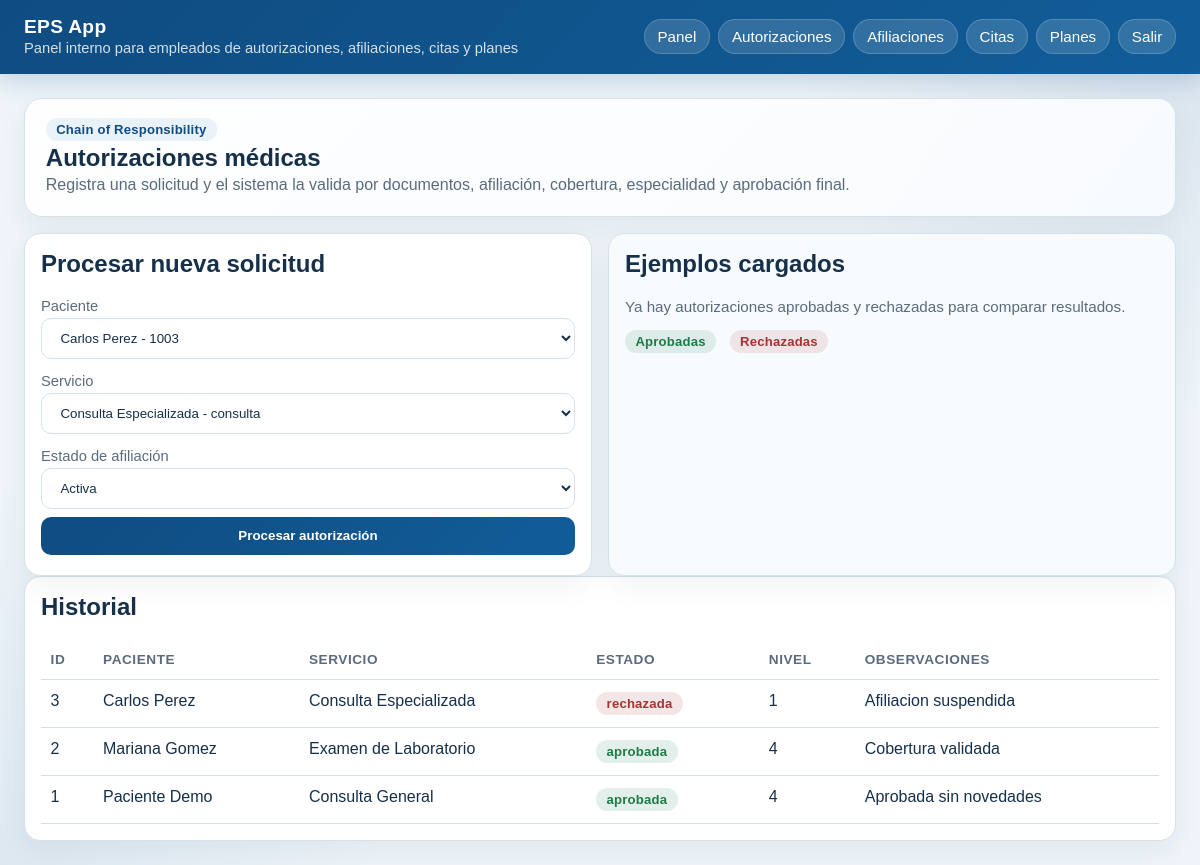
Before: /autorizaciones/ (signed in) with the older database file.
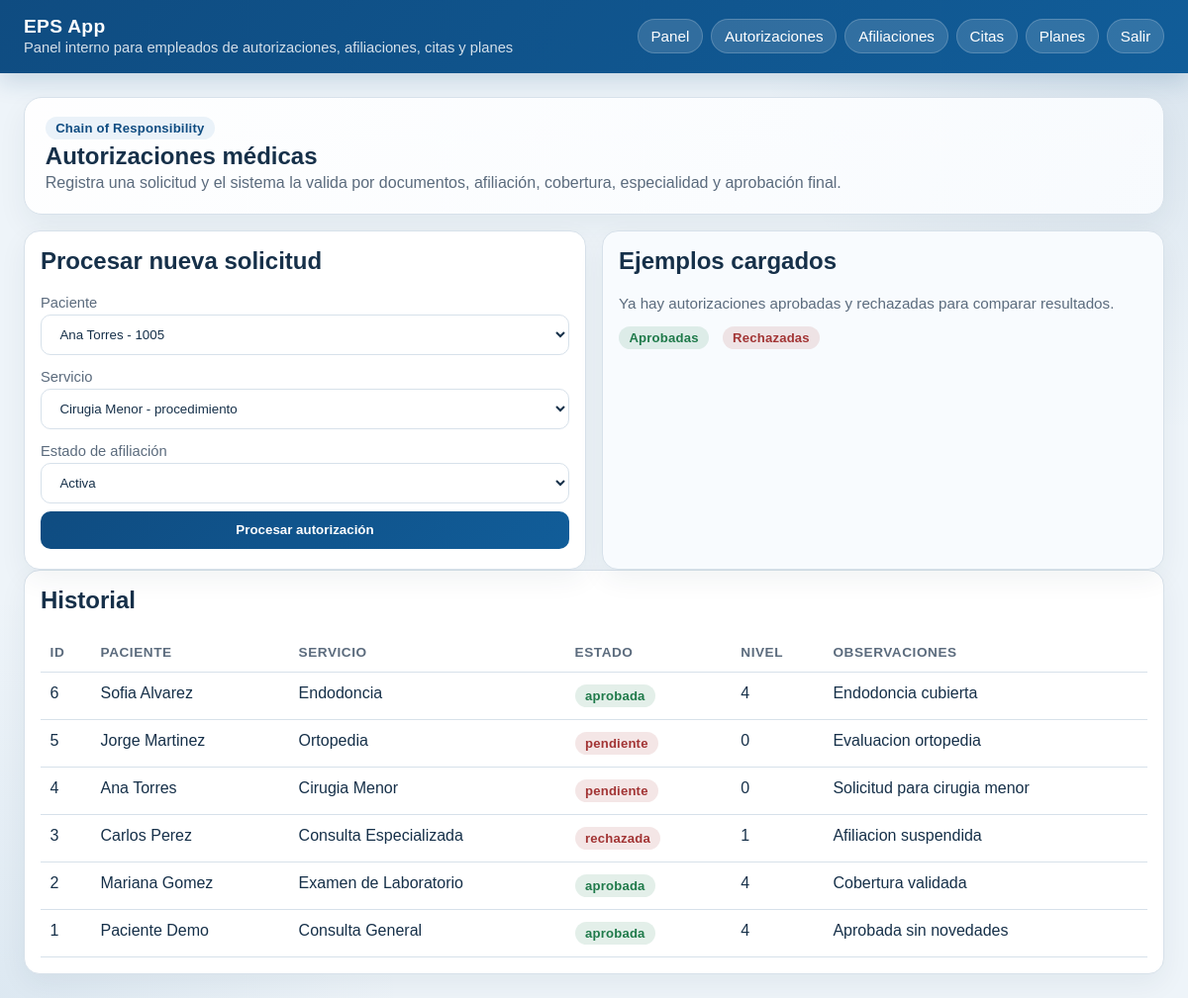
After: the same page with the newer database file.
### tables this page shows
CREATE TABLE autorizaciones (
            id INTEGER PRIMARY KEY AUTOINCREMENT,
            paciente_id INTEGER NOT NULL,
            servicio_id INTEGER NOT NULL,
            estado TEXT NOT NULL,
            nivel_aprobacion INTEGER NOT NULL DEFAULT 0,
            fecha_solicitud TEXT NOT NULL,
            observaciones TEXT,
            FOREIGN KEY(paciente_id) REFERENCES pacientes(id),
            FOREIGN KEY(servicio_id) REFERENCES servicios(id)
        );

CREATE TABLE pacientes (
            id INTEGER PRIMARY KEY AUTOINCREMENT,
            nombre TEXT NOT NULL,
            documento TEXT UNIQUE NOT NULL,
            direccion TEXT,
            telefono TEXT,
            email TEXT,
            estado_afiliacion TEXT NOT NULL DEFAULT 'pendiente',
            plan_id INTEGER,
            FOREIGN KEY(plan_id) REFERENCES planes(id)
        );

CREATE TABLE servicios (
            id INTEGER PRIMARY KEY AUTOINCREMENT,
            nombre TEXT NOT NULL,
            tipo_servicio TEXT NOT NULL,
            tarifa_base REAL NOT NULL,
            requiere_especialidad TEXT,
            nivel_complejidad INTEGER NOT NULL DEFAULT 1
        );

### presentation/controllers/authorization_controller.py (the view)
@authorization_bp.route("/")
@login_required
@role_required("admin", "medico")
def index():
    authorizations = authorization_service.list_authorizations()
    return render_template(
        "autorizaciones/index.html",
        authorizations=authorizations,
        patients=authorization_service.list_patients(),
        services=authorization_service.list_services(),
    )

### business/services/authorization_service.py (called while the page is built)
    def list_authorizations(self):
        return self.authorization_dao.list_all()

    def list_patients(self):
        connection = get_connection()
        return connection.execute("SELECT id, nombre, documento FROM pacientes ORDER BY nombre").fetchall()

    def list_services(self):
        connection = get_connection()
        return connection.execute("SELECT id, nombre, tipo_servicio FROM servicios ORDER BY nombre").fetchall()

### data/daos/authorization_dao.py (called while the page is built)
    def list_all(self):
        connection = get_connection()
        return connection.execute(
            """
            SELECT a.*, p.nombre AS paciente_nombre, s.nombre AS servicio_nombre
            FROM autorizaciones a
            JOIN pacientes p ON p.id = a.paciente_id
            JOIN servicios s ON s.id = a.servicio_id
            ORDER BY a.id DESC
            """
        ).fetchall()

### data/database.py (called while the page is built)
def get_connection():
    if "db" not in g:
        database_path = Path(current_app.config["DATABASE"])
        connection = sqlite3.connect(database_path)
        connection.row_factory = sqlite3.Row
        g.db = connection
    return g.db

def close_connection(_error=None):
    connection = g.pop("db", None)
    if connection is not None:
        connection.close()

### presentation/controllers/auth_controller.py (called while the page is built)
def login_required(view):
    @wraps(view)
    def wrapped(*args, **kwargs):
        if "user_id" not in session:
            return redirect(url_for("auth.login"))
        return view(*args, **kwargs)
    return wrapped

def role_required(*allowed_roles):
    def decorator(view):
        @wraps(view)
        def wrapped(*args, **kwargs):
            if session.get("rol") not in allowed_roles:
                return redirect(url_for("auth.dashboard"))
            return view(*args, **kwargs)
        return wrapped
    return decorator

### presentation/templates/autorizaciones/index.html (shortened to what this page needs)
{% extends 'base.html' %}
{% block content %}
<section class="hero">
  <div class="badge">Chain of Responsibility</div>
  <h1>Autorizaciones médicas</h1>
  <p>Registra una solicitud y el sistema la valida por documentos, afiliación, cobertura, especialidad y aprobación final.</p>
</section>
<section class="grid two">
  <article class="card">
    <h2>Procesar nueva solicitud</h2>
    <form method="post" action="{{ url_for('authorization.procesar') }}">
      <label for="paciente_id">Paciente</label>
      <select id="paciente_id" name="paciente_id">
        {% for patient in patients %}
          <option value="{{ patient['id'] }}">{{ patient['nombre'] }} - {{ patient['documento'] }}</option>
        {% endfor %}
      </select>
      <label for="servicio_id">Servicio</label>
      <select id="servicio_id" name="servicio_id">
        {% for service in services %}
          <option value="{{ service['id'] }}">{{ service['nombre'] }} - {{ service['tipo_servicio'] }}</option>
        {% endfor %}
      </select>
      <label for="afiliacion_estado">Estado de afiliación</label>
      <select id="afiliacion_estado" name="afiliacion_estado">
        <option value="activa">Activa</option>
      </select>
      <button type="submit">Procesar autorización</button>
    </form>
  </article>
  <article class="card soft">
    <h2>Ejemplos cargados</h2>
    <p class="meta">Ya hay autorizaciones aprobadas y rechazadas para comparar resultados.</p>
    <div class="actions">
      <span class="badge success">Aprobadas</span>
      <span class="badge danger">Rechazadas</span>
    </div>
  </article>
</section>
<section class="card">
  <h2>Historial</h2>
  {% if authorizations %}
  <table>
    <thead>
      <tr>
        <th>ID</th>
        <th>Paciente</th>
        <th>Servicio</th>
        <th>Estado</th>
        <th>Nivel</th>
        <th>Observaciones</th>
      </tr>
    </thead>
    <tbody>
      {% for item in authorizations %}
      <tr>
        <td>{{ item['id'] }}</td>
        <td>{{ item['paciente_nombre'] }}</td>
        <td>{{ item['servicio_nombre'] }}</td>
        <td><span class="badge {% if item['estado'] == 'aprobada' %}success{% else %}danger{% endif %}">{{ item['estado'] }}</span></td>
        <td>{{ item['nivel_aprobacion'] }}</td>
        <td>{{ item['observaciones'] }}</td>
      </tr>
      {% endfor %}
    </tbody>
  </table>
  {% else %}
    <p class="empty">No hay autorizaciones registradas todavía.</p>
  {% endif %}
</section>
{% endblock %}

### presentation/templates/base.html (shortened to what this page needs)
<!doctype html>
<html lang="es">
<head>
</head>
<body>
  <header>
    <div class="header-row">
      <div class="brand">
        <strong>EPS App</strong>
        <span>Panel interno para empleados de autorizaciones, afiliaciones, citas y planes</span>
      </div>
      <nav>
        <a href="/dashboard">Panel</a>
        <a href="/autorizaciones/">Autorizaciones</a>
        <a href="/afiliaciones/">Afiliaciones</a>
        <a href="/citas/">Citas</a>
        <a href="/planes/">Planes</a>
        <a href="/logout">Salir</a>
      </nav>
    </div>
  </header>
  <main>
    {% block content %}{% endblock %}
  </main>
</body>
</html>

### presentation/templates/base.html (style rules this page uses)
:root { --bg: #eef4f9; --panel: #ffffff; --panel-soft: #f8fbfe; --text: #163049; --muted: #5b6b7d; --primary: #0f4c81; --primary-2: #115d99; --border: #d7e1ea; --success: #1f7a4a; --warning: #b78103; --danger: #a23434; }
* { box-sizing: border-box; }
body { font-family: Arial, sans-serif; margin: 0; background: radial-gradient(circle at top right, rgba(15,76,129,.10), transparent 28%), radial-gradient(circle at bottom left, rgba(17,93,153,.08), transparent 26%), var(--bg); color: var(--text); }
header { background: linear-gradient(135deg, var(--primary), var(--primary-2)); color: white; padding: 1rem 1.5rem 1.1rem; box-shadow: 0 8px 24px rgba(15,76,129,.18); }
.header-row { display: flex; align-items: center; justify-content: space-between; gap: 1rem; flex-wrap: wrap; }
.brand { display: flex; flex-direction: column; gap: .15rem; }
.brand strong { font-size: 1.2rem; letter-spacing: .3px; }
.brand span { color: rgba(255,255,255,.82); font-size: .92rem; }
nav { display: flex; gap: .5rem; flex-wrap: wrap; }
nav a { color: white; text-decoration: none; background: rgba(255,255,255,.14); border: 1px solid rgba(255,255,255,.18); padding: .5rem .8rem; border-radius: 999px; font-size: .95rem; }
main { padding: 1.5rem; max-width: 1200px; margin: 0 auto; }
.hero { background: linear-gradient(135deg, rgba(255,255,255,.95), rgba(248,251,254,.98)); border: 1px solid var(--border); border-radius: 18px; padding: 1.2rem 1.3rem; margin-bottom: 1rem; box-shadow: 0 12px 30px rgba(18,49,74,.06); }
.hero h1, .hero h2, .hero p { margin: .2rem 0; }
.hero p { color: var(--muted); }
.grid { display: grid; gap: 1rem; }
.grid.two { grid-template-columns: repeat(2, minmax(0, 1fr)); }
.card { background: var(--panel); border: 1px solid var(--border); border-radius: 16px; padding: 1rem; box-shadow: 0 10px 28px rgba(18,49,74,.06); }
.card.soft { background: var(--panel-soft); }
.card h2, .card h3 { margin-top: 0; }
.meta { color: var(--muted); font-size: .95rem; }
.badge { display: inline-flex; align-items: center; gap: .35rem; padding: .25rem .65rem; border-radius: 999px; background: #eaf2f9; color: var(--primary); font-size: .82rem; font-weight: 700; letter-spacing: .2px; margin-right: .35rem; }
.badge.success { background: rgba(31,122,74,.12); color: var(--success); }
.badge.danger { background: rgba(162,52,52,.12); color: var(--danger); }
.actions { display: flex; gap: .5rem; flex-wrap: wrap; margin-top: .75rem; }
input, select, button, textarea { padding: .7rem .9rem; margin: .25rem 0; width: 100%; box-sizing: border-box; border: 1px solid var(--border); border-radius: 10px; background: white; color: var(--text); }
label { display: block; font-size: .92rem; color: var(--muted); margin-top: .6rem; }
button { background: linear-gradient(135deg, var(--primary), var(--primary-2)); color: white; border: 0; border-radius: 10px; cursor: pointer; font-weight: 700; }
table { width: 100%; border-collapse: collapse; }
th, td { text-align: left; padding: .75rem .6rem; border-bottom: 1px solid var(--border); vertical-align: top; }
th { color: var(--muted); font-size: .85rem; text-transform: uppercase; letter-spacing: .04em; }

Changed rows visible on the page:
added autorizaciones: id "6", paciente_nombre "Sofia Alvarez", servicio_nombre "Endodoncia", estado "aprobada", nivel_aprobacion "4", observaciones "Endodoncia cubierta"
added autorizaciones: id "5", paciente_nombre "Jorge Martinez", servicio_nombre "Ortopedia", estado "pendiente", nivel_aprobacion "0", observaciones "Evaluacion ortopedia"
added autorizaciones: id "4", paciente_nombre "Ana Torres", servicio_nombre "Cirugia Menor", estado "pendiente", nivel_aprobacion "0", observaciones "Solicitud para cirugia menor"
Other visible differences:
form field paciente_id: "Carlos Perez - 1003" → "Ana Torres - 1005"
form field servicio_id: "Consulta Especializada - consulta" → "Cirugia Menor - procedimiento"
